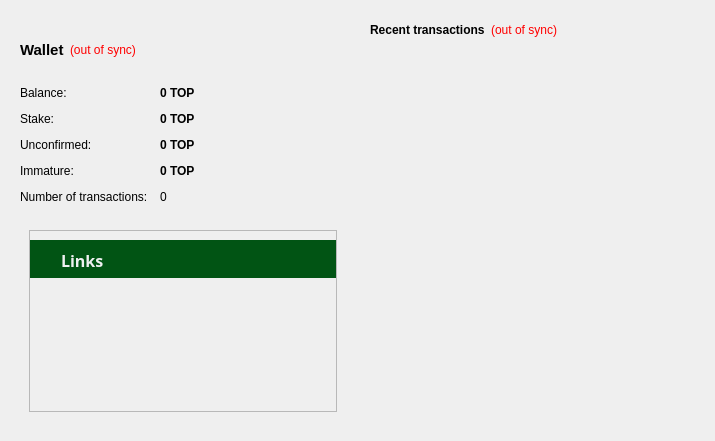
<?xml version="1.0" encoding="UTF-8"?>
<ui version="4.0">
 <class>OverviewPage</class>
 <widget class="QWidget" name="OverviewPage">
  <property name="geometry">
   <rect>
    <x>0</x>
    <y>0</y>
    <width>715</width>
    <height>441</height>
   </rect>
  </property>
  <property name="windowTitle">
   <string>Form</string>
  </property>
  <layout class="QHBoxLayout" name="horizontalLayout" stretch="1,1">
   <item>
    <layout class="QVBoxLayout" name="verticalLayout_2">
     <item>
      <widget class="QFrame" name="frame">
       <property name="frameShape">
        <enum>QFrame::NoFrame</enum>
       </property>
       <property name="frameShadow">
        <enum>QFrame::Plain</enum>
       </property>
       <property name="lineWidth">
        <number>0</number>
       </property>
       <layout class="QVBoxLayout" name="verticalLayout_4">
        <item>
         <layout class="QHBoxLayout" name="horizontalLayout_4">
          <item>
           <widget class="QLabel" name="label_5">
            <property name="font">
             <font>
              <pointsize>11</pointsize>
              <weight>75</weight>
              <bold>true</bold>
             </font>
            </property>
            <property name="text">
             <string>Wallet</string>
            </property>
           </widget>
          </item>
          <item>
           <widget class="QLabel" name="labelWalletStatus">
            <property name="toolTip">
             <string>The displayed information may be out of date. Your wallet automatically synchronizes with the TopCoin3 network after a connection is established, but this process has not completed yet.</string>
            </property>
            <property name="styleSheet">
             <string notr="true">QLabel { color: red; }</string>
            </property>
            <property name="text">
             <string notr="true">(out of sync)</string>
            </property>
            <property name="alignment">
             <set>Qt::AlignLeading|Qt::AlignLeft|Qt::AlignVCenter</set>
            </property>
           </widget>
          </item>
          <item>
           <spacer name="horizontalSpacer_2">
            <property name="orientation">
             <enum>Qt::Horizontal</enum>
            </property>
            <property name="sizeHint" stdset="0">
             <size>
              <width>40</width>
              <height>20</height>
             </size>
            </property>
           </spacer>
          </item>
          <item>
           <widget class="QLabel" name="label_6">
            <property name="maximumSize">
             <size>
              <width>60</width>
              <height>60</height>
             </size>
            </property>
            <property name="text">
             <string/>
            </property>
            <property name="pixmap">
             <pixmap resource="../bitcoin.qrc">:/images/about</pixmap>
            </property>
            <property name="scaledContents">
             <bool>true</bool>
            </property>
            <property name="alignment">
             <set>Qt::AlignCenter</set>
            </property>
            <property name="margin">
             <number>-2</number>
            </property>
           </widget>
          </item>
         </layout>
        </item>
        <item>
         <layout class="QFormLayout" name="formLayout_2">
          <property name="fieldGrowthPolicy">
           <enum>QFormLayout::AllNonFixedFieldsGrow</enum>
          </property>
          <property name="horizontalSpacing">
           <number>12</number>
          </property>
          <property name="verticalSpacing">
           <number>12</number>
          </property>
          <item row="0" column="0">
           <widget class="QLabel" name="label">
            <property name="text">
             <string>Balance:</string>
            </property>
           </widget>
          </item>
          <item row="0" column="1">
           <widget class="QLabel" name="labelBalance">
            <property name="font">
             <font>
              <weight>75</weight>
              <bold>true</bold>
             </font>
            </property>
            <property name="cursor">
             <cursorShape>IBeamCursor</cursorShape>
            </property>
            <property name="toolTip">
             <string>Your current balance</string>
            </property>
            <property name="text">
             <string notr="true">0 TOP</string>
            </property>
            <property name="textInteractionFlags">
             <set>Qt::LinksAccessibleByMouse|Qt::TextSelectableByKeyboard|Qt::TextSelectableByMouse</set>
            </property>
           </widget>
          </item>
          <item row="1" column="0">
           <widget class="QLabel" name="label_6">
            <property name="text">
             <string>Stake:</string>
            </property>
           </widget>
          </item>
          <item row="1" column="1">
           <widget class="QLabel" name="labelStake">
            <property name="font">
             <font>
              <weight>75</weight>
              <bold>true</bold>
             </font>
            </property>
            <property name="cursor">
             <cursorShape>IBeamCursor</cursorShape>
            </property>
            <property name="toolTip">
             <string>Total of coins that was staked, and do not yet count toward the current balance</string>
            </property>
            <property name="text">
             <string notr="true">0 TOP</string>
            </property>
            <property name="textInteractionFlags">
             <set>Qt::LinksAccessibleByMouse|Qt::TextSelectableByKeyboard|Qt::TextSelectableByMouse</set>
            </property>
           </widget>
          </item>
          <item row="2" column="0">
           <widget class="QLabel" name="label_3">
            <property name="text">
             <string>Unconfirmed:</string>
            </property>
           </widget>
          </item>
          <item row="2" column="1">
           <widget class="QLabel" name="labelUnconfirmed">
            <property name="font">
             <font>
              <weight>75</weight>
              <bold>true</bold>
             </font>
            </property>
            <property name="cursor">
             <cursorShape>IBeamCursor</cursorShape>
            </property>
            <property name="toolTip">
             <string>Total of transactions that have yet to be confirmed, and do not yet count toward the current balance</string>
            </property>
            <property name="text">
             <string notr="true">0 TOP</string>
            </property>
            <property name="textInteractionFlags">
             <set>Qt::LinksAccessibleByMouse|Qt::TextSelectableByKeyboard|Qt::TextSelectableByMouse</set>
            </property>
           </widget>
          </item>
          <item row="3" column="0">
           <widget class="QLabel" name="labelImmatureText">
            <property name="text">
             <string>Immature:</string>
            </property>
           </widget>
          </item>
          <item row="3" column="1">
           <widget class="QLabel" name="labelImmature">
            <property name="font">
             <font>
              <weight>75</weight>
              <bold>true</bold>
             </font>
            </property>
            <property name="toolTip">
             <string>Mined balance that has not yet matured</string>
            </property>
            <property name="text">
             <string notr="true">0 TOP</string>
            </property>
            <property name="textInteractionFlags">
             <set>Qt::LinksAccessibleByMouse|Qt::TextSelectableByKeyboard|Qt::TextSelectableByMouse</set>
            </property>
           </widget>
          </item>
          <item row="4" column="0">
           <widget class="QLabel" name="label_2">
            <property name="text">
             <string>Number of transactions:</string>
            </property>
           </widget>
          </item>
          <item row="4" column="1">
           <widget class="QLabel" name="labelNumTransactions">
            <property name="toolTip">
             <string>Total number of transactions in wallet</string>
            </property>
            <property name="text">
             <string notr="true">0</string>
            </property>
           </widget>
          </item>
         </layout>
        </item>
        <item>
         <widget class="QFrame" name="frame_3">
          <property name="minimumSize">
           <size>
            <width>200</width>
            <height>200</height>
           </size>
          </property>
          <property name="frameShape">
           <enum>QFrame::NoFrame</enum>
          </property>
          <property name="frameShadow">
           <enum>QFrame::Plain</enum>
          </property>
          <layout class="QGridLayout" name="gridLayout">
           <item row="0" column="0">
            <widget class="QFrame" name="frameTop">
             <property name="frameShape">
              <enum>QFrame::StyledPanel</enum>
             </property>
             <property name="frameShadow">
              <enum>QFrame::Raised</enum>
             </property>
             <layout class="QVBoxLayout" name="verticalLayout_5">
              <property name="spacing">
               <number>5</number>
              </property>
              <property name="leftMargin">
               <number>0</number>
              </property>
              <property name="rightMargin">
               <number>0</number>
              </property>
              <property name="bottomMargin">
               <number>0</number>
              </property>
              <item>
               <widget class="QWidget" name="widget" native="true">
                <property name="maximumSize">
                 <size>
                  <width>16777215</width>
                  <height>38</height>
                 </size>
                </property>
                <property name="styleSheet">
                 <string notr="true">background-color: #015414;</string>
                </property>
                <layout class="QHBoxLayout" name="horizontalLayout_5">
                 <item>
                  <widget class="QLabel" name="label_7">
                   <property name="maximumSize">
                    <size>
                     <width>16</width>
                     <height>16777215</height>
                    </size>
                   </property>
                   <property name="text">
                    <string>&lt;html&gt;&lt;head/&gt;&lt;body&gt;&lt;p&gt;&lt;img src=&quot;:/icons/links&quot;/&gt;&lt;/p&gt;&lt;/body&gt;&lt;/html&gt;</string>
                   </property>
                  </widget>
                 </item>
                 <item>
                  <widget class="QLabel" name="label_8">
                   <property name="font">
                    <font>
                     <family>Sans</family>
                     <pointsize>11</pointsize>
                     <weight>75</weight>
                     <bold>true</bold>
                    </font>
                   </property>
                   <property name="text">
                    <string>&lt;html&gt;&lt;head/&gt;&lt;body&gt;&lt;p&gt;&lt;span style=&quot; font-size:12pt; color:#eff0f1;&quot;&gt;Links&lt;/span&gt;&lt;/p&gt;&lt;/body&gt;&lt;/html&gt;</string>
                   </property>
                  </widget>
                 </item>
                </layout>
               </widget>
              </item>
              <item>
               <widget class="QWidget" name="widget2" native="true">
                <property name="styleSheet">
                 <string notr="true"/>
                </property>
                <layout class="QHBoxLayout" name="horizontalLayout_3">
                 <property name="leftMargin">
                  <number>0</number>
                 </property>
                 <property name="topMargin">
                  <number>5</number>
                 </property>
                 <property name="rightMargin">
                  <number>0</number>
                 </property>
                 <property name="bottomMargin">
                  <number>4</number>
                 </property>
                 <item>
                  <widget class="QLabel" name="label_9">
                   <property name="text">
                    <string>&lt;html&gt;&lt;head/&gt;&lt;body&gt;&lt;p&gt;&lt;a href=&quot;https://fourtwentyone.net/&quot;&gt;&lt;img src=&quot;:/icons/web&quot;/&gt;&lt;/a&gt;&lt;/p&gt;&lt;/body&gt;&lt;/html&gt;</string>
                   </property>
                   <property name="scaledContents">
                    <bool>false</bool>
                   </property>
                   <property name="alignment">
                    <set>Qt::AlignCenter</set>
                   </property>
                   <property name="margin">
                    <number>5</number>
                   </property>
                   <property name="openExternalLinks">
                    <bool>true</bool>
                   </property>
                  </widget>
                 </item>
                 <item>
                  <widget class="QLabel" name="label9">
                   <property name="text">
                    <string>&lt;html&gt;&lt;head/&gt;&lt;body&gt;&lt;p&gt;&lt;a href=&quot;https://www.four20one.com/bitcointalk&quot;&gt;&lt;img src=&quot;:/icons/bitcointalk&quot;/&gt;&lt;/a&gt;&lt;/p&gt;&lt;/body&gt;&lt;/html&gt;</string>
                   </property>
                   <property name="alignment">
                    <set>Qt::AlignCenter</set>
                   </property>
                   <property name="margin">
                    <number>5</number>
                   </property>
                   <property name="openExternalLinks">
                    <bool>true</bool>
                   </property>
                  </widget>
                 </item>
                 <item>
                  <widget class="QLabel" name="label10">
                   <property name="text">
                    <string>&lt;html&gt;&lt;head/&gt;&lt;body&gt;&lt;p&gt;&lt;a href=&quot;https://www.crypto-city.com/index.php/fourtwentyone/&quot;&gt;&lt;img src=&quot;:/icons/blog&quot;/&gt;&lt;/a&gt;&lt;/p&gt;&lt;/body&gt;&lt;/html&gt;</string>
                   </property>
                   <property name="alignment">
                    <set>Qt::AlignCenter</set>
                   </property>
                   <property name="margin">
                    <number>5</number>
                   </property>
                   <property name="openExternalLinks">
                    <bool>true</bool>
                   </property>
                  </widget>
                 </item>
                </layout>
               </widget>
              </item>
             </layout>
            </widget>
           </item>
          </layout>
         </widget>
        </item>
       </layout>
      </widget>
     </item>
    </layout>
   </item>
   <item>
    <layout class="QVBoxLayout" name="verticalLayout_3">
     <item>
      <widget class="QFrame" name="frame_2">
       <property name="frameShape">
        <enum>QFrame::NoFrame</enum>
       </property>
       <property name="frameShadow">
        <enum>QFrame::Plain</enum>
       </property>
       <property name="lineWidth">
        <number>0</number>
       </property>
       <layout class="QVBoxLayout" name="verticalLayout">
        <item>
         <layout class="QHBoxLayout" name="horizontalLayout_2">
          <item>
           <widget class="QLabel" name="label_4">
            <property name="text">
             <string>&lt;b&gt;Recent transactions&lt;/b&gt;</string>
            </property>
           </widget>
          </item>
          <item>
           <widget class="QLabel" name="labelTransactionsStatus">
            <property name="toolTip">
             <string>The displayed information may be out of date. Your wallet automatically synchronizes with the TopCoin3 network after a connection is established, but this process has not completed yet.</string>
            </property>
            <property name="styleSheet">
             <string notr="true">QLabel { color: red; }</string>
            </property>
            <property name="text">
             <string notr="true">(out of sync)</string>
            </property>
            <property name="alignment">
             <set>Qt::AlignRight|Qt::AlignTrailing|Qt::AlignVCenter</set>
            </property>
           </widget>
          </item>
          <item>
           <spacer name="horizontalSpacer">
            <property name="orientation">
             <enum>Qt::Horizontal</enum>
            </property>
            <property name="sizeHint" stdset="0">
             <size>
              <width>40</width>
              <height>20</height>
             </size>
            </property>
           </spacer>
          </item>
         </layout>
        </item>
        <item>
         <widget class="QListView" name="listTransactions">
          <property name="styleSheet">
           <string notr="true">QListView { background: transparent; }</string>
          </property>
          <property name="frameShape">
           <enum>QFrame::NoFrame</enum>
          </property>
          <property name="frameShadow">
           <enum>QFrame::Plain</enum>
          </property>
          <property name="lineWidth">
           <number>0</number>
          </property>
          <property name="verticalScrollBarPolicy">
           <enum>Qt::ScrollBarAlwaysOff</enum>
          </property>
          <property name="horizontalScrollBarPolicy">
           <enum>Qt::ScrollBarAlwaysOff</enum>
          </property>
          <property name="selectionMode">
           <enum>QAbstractItemView::NoSelection</enum>
          </property>
         </widget>
        </item>
       </layout>
      </widget>
     </item>
     <item>
      <spacer name="verticalSpacer_2">
       <property name="orientation">
        <enum>Qt::Vertical</enum>
       </property>
       <property name="sizeHint" stdset="0">
        <size>
         <width>20</width>
         <height>40</height>
        </size>
       </property>
      </spacer>
     </item>
    </layout>
   </item>
  </layout>
 </widget>
 <resources>
  <include location="../bitcoin.qrc"/>
 </resources>
 <connections/>
</ui>
